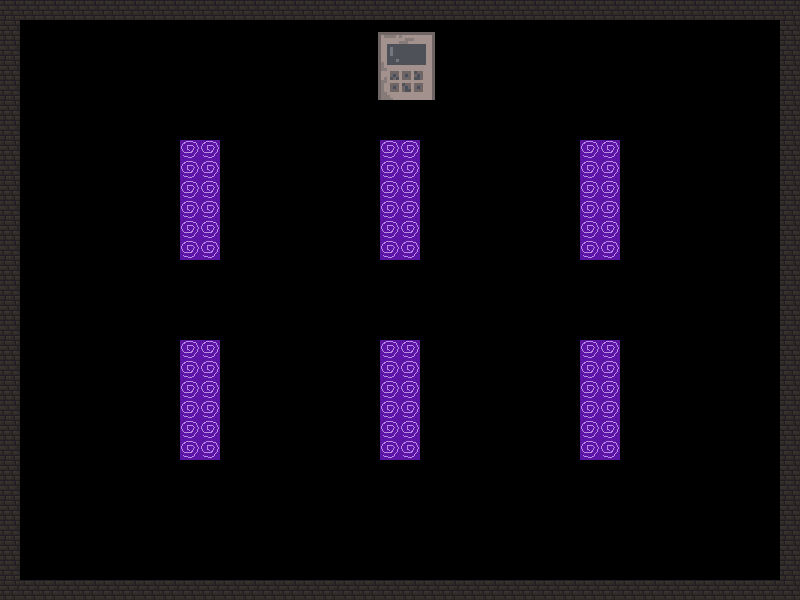

A 2D game scene composited from a Tiled map and its tileset images. What follows is a short description and the map's XML, with every tile layer's data as written:
An orthogonal 40x30 tile map with 20x20 px tiles, 3 tile layers (Border, Teleport, Console), 4 tilesets.

<map version="1.10" tiledversion="1.10.2" orientation="orthogonal" renderorder="right-down" width="40" height="30" tilewidth="20" tileheight="20" infinite="0" nextlayerid="4" nextobjectid="1">
 <tileset firstgid="1" source="../Room 1/dark brick.tsx" />
 <tileset firstgid="2" source="../Room 1/teleportation.tsx" />
 <tileset firstgid="3" source="console.tsx" />
 <tileset firstgid="4" source="80 Keypad.tsx" />
 <layer id="1" name="Border" width="40" height="30">
  <data encoding="csv">
1,1,1,1,1,1,1,1,1,1,1,1,1,1,1,1,1,1,1,1,1,1,1,1,1,1,1,1,1,1,1,1,1,1,1,1,1,1,1,1,
1,0,0,0,0,0,0,0,0,0,0,0,0,0,0,0,0,0,0,0,0,0,0,0,0,0,0,0,0,0,0,0,0,0,0,0,0,0,0,1,
1,0,0,0,0,0,0,0,0,0,0,0,0,0,0,0,0,0,0,0,0,0,0,0,0,0,0,0,0,0,0,0,0,0,0,0,0,0,0,1,
1,0,0,0,0,0,0,0,0,0,0,0,0,0,0,0,0,0,0,0,0,0,0,0,0,0,0,0,0,0,0,0,0,0,0,0,0,0,0,1,
1,0,0,0,0,0,0,0,0,0,0,0,0,0,0,0,0,0,0,0,0,0,0,0,0,0,0,0,0,0,0,0,0,0,0,0,0,0,0,1,
1,0,0,0,0,0,0,0,0,0,0,0,0,0,0,0,0,0,0,0,0,0,0,0,0,0,0,0,0,0,0,0,0,0,0,0,0,0,0,1,
1,0,0,0,0,0,0,0,0,0,0,0,0,0,0,0,0,0,0,0,0,0,0,0,0,0,0,0,0,0,0,0,0,0,0,0,0,0,0,1,
1,0,0,0,0,0,0,0,0,0,0,0,0,0,0,0,0,0,0,0,0,0,0,0,0,0,0,0,0,0,0,0,0,0,0,0,0,0,0,1,
1,0,0,0,0,0,0,0,0,0,0,0,0,0,0,0,0,0,0,0,0,0,0,0,0,0,0,0,0,0,0,0,0,0,0,0,0,0,0,1,
1,0,0,0,0,0,0,0,0,0,0,0,0,0,0,0,0,0,0,0,0,0,0,0,0,0,0,0,0,0,0,0,0,0,0,0,0,0,0,1,
1,0,0,0,0,0,0,0,0,0,0,0,0,0,0,0,0,0,0,0,0,0,0,0,0,0,0,0,0,0,0,0,0,0,0,0,0,0,0,1,
1,0,0,0,0,0,0,0,0,0,0,0,0,0,0,0,0,0,0,0,0,0,0,0,0,0,0,0,0,0,0,0,0,0,0,0,0,0,0,1,
1,0,0,0,0,0,0,0,0,0,0,0,0,0,0,0,0,0,0,0,0,0,0,0,0,0,0,0,0,0,0,0,0,0,0,0,0,0,0,1,
1,0,0,0,0,0,0,0,0,0,0,0,0,0,0,0,0,0,0,0,0,0,0,0,0,0,0,0,0,0,0,0,0,0,0,0,0,0,0,1,
1,0,0,0,0,0,0,0,0,0,0,0,0,0,0,0,0,0,0,0,0,0,0,0,0,0,0,0,0,0,0,0,0,0,0,0,0,0,0,1,
1,0,0,0,0,0,0,0,0,0,0,0,0,0,0,0,0,0,0,0,0,0,0,0,0,0,0,0,0,0,0,0,0,0,0,0,0,0,0,1,
1,0,0,0,0,0,0,0,0,0,0,0,0,0,0,0,0,0,0,0,0,0,0,0,0,0,0,0,0,0,0,0,0,0,0,0,0,0,0,1,
1,0,0,0,0,0,0,0,0,0,0,0,0,0,0,0,0,0,0,0,0,0,0,0,0,0,0,0,0,0,0,0,0,0,0,0,0,0,0,1,
1,0,0,0,0,0,0,0,0,0,0,0,0,0,0,0,0,0,0,0,0,0,0,0,0,0,0,0,0,0,0,0,0,0,0,0,0,0,0,1,
1,0,0,0,0,0,0,0,0,0,0,0,0,0,0,0,0,0,0,0,0,0,0,0,0,0,0,0,0,0,0,0,0,0,0,0,0,0,0,1,
1,0,0,0,0,0,0,0,0,0,0,0,0,0,0,0,0,0,0,0,0,0,0,0,0,0,0,0,0,0,0,0,0,0,0,0,0,0,0,1,
1,0,0,0,0,0,0,0,0,0,0,0,0,0,0,0,0,0,0,0,0,0,0,0,0,0,0,0,0,0,0,0,0,0,0,0,0,0,0,1,
1,0,0,0,0,0,0,0,0,0,0,0,0,0,0,0,0,0,0,0,0,0,0,0,0,0,0,0,0,0,0,0,0,0,0,0,0,0,0,1,
1,0,0,0,0,0,0,0,0,0,0,0,0,0,0,0,0,0,0,0,0,0,0,0,0,0,0,0,0,0,0,0,0,0,0,0,0,0,0,1,
1,0,0,0,0,0,0,0,0,0,0,0,0,0,0,0,0,0,0,0,0,0,0,0,0,0,0,0,0,0,0,0,0,0,0,0,0,0,0,1,
1,0,0,0,0,0,0,0,0,0,0,0,0,0,0,0,0,0,0,0,0,0,0,0,0,0,0,0,0,0,0,0,0,0,0,0,0,0,0,1,
1,0,0,0,0,0,0,0,0,0,0,0,0,0,0,0,0,0,0,0,0,0,0,0,0,0,0,0,0,0,0,0,0,0,0,0,0,0,0,1,
1,0,0,0,0,0,0,0,0,0,0,0,0,0,0,0,0,0,0,0,0,0,0,0,0,0,0,0,0,0,0,0,0,0,0,0,0,0,0,1,
1,0,0,0,0,0,0,0,0,0,0,0,0,0,0,0,0,0,0,0,0,0,0,0,0,0,0,0,0,0,0,0,0,0,0,0,0,0,0,1,
1,1,1,1,1,1,1,1,1,1,1,1,1,1,1,1,1,1,1,1,1,1,1,1,1,1,1,1,1,1,1,1,1,1,1,1,1,1,1,1
</data>
 </layer>
 <layer id="2" name="Teleport" width="40" height="30">
  <data encoding="csv">
0,0,0,0,0,0,0,0,0,0,0,0,0,0,0,0,0,0,0,0,0,0,0,0,0,0,0,0,0,0,0,0,0,0,0,0,0,0,0,0,
0,0,0,0,0,0,0,0,0,0,0,0,0,0,0,0,0,0,0,0,0,0,0,0,0,0,0,0,0,0,0,0,0,0,0,0,0,0,0,0,
0,0,0,0,0,0,0,0,0,0,0,0,0,0,0,0,0,0,0,0,0,0,0,0,0,0,0,0,0,0,0,0,0,0,0,0,0,0,0,0,
0,0,0,0,0,0,0,0,0,0,0,0,0,0,0,0,0,0,0,0,0,0,0,0,0,0,0,0,0,0,0,0,0,0,0,0,0,0,0,0,
0,0,0,0,0,0,0,0,0,0,0,0,0,0,0,0,0,0,0,0,0,0,0,0,0,0,0,0,0,0,0,0,0,0,0,0,0,0,0,0,
0,0,0,0,0,0,0,0,0,0,0,0,0,0,0,0,0,0,0,0,0,0,0,0,0,0,0,0,0,0,0,0,0,0,0,0,0,0,0,0,
0,0,0,0,0,0,0,0,0,0,0,0,0,0,0,0,0,0,0,0,0,0,0,0,0,0,0,0,0,0,0,0,0,0,0,0,0,0,0,0,
0,0,0,0,0,0,0,0,0,2,2,0,0,0,0,0,0,0,0,2,2,0,0,0,0,0,0,0,0,2,2,0,0,0,0,0,0,0,0,0,
0,0,0,0,0,0,0,0,0,2,2,0,0,0,0,0,0,0,0,2,2,0,0,0,0,0,0,0,0,2,2,0,0,0,0,0,0,0,0,0,
0,0,0,0,0,0,0,0,0,2,2,0,0,0,0,0,0,0,0,2,2,0,0,0,0,0,0,0,0,2,2,0,0,0,0,0,0,0,0,0,
0,0,0,0,0,0,0,0,0,2,2,0,0,0,0,0,0,0,0,2,2,0,0,0,0,0,0,0,0,2,2,0,0,0,0,0,0,0,0,0,
0,0,0,0,0,0,0,0,0,2,2,0,0,0,0,0,0,0,0,2,2,0,0,0,0,0,0,0,0,2,2,0,0,0,0,0,0,0,0,0,
0,0,0,0,0,0,0,0,0,2,2,0,0,0,0,0,0,0,0,2,2,0,0,0,0,0,0,0,0,2,2,0,0,0,0,0,0,0,0,0,
0,0,0,0,0,0,0,0,0,0,0,0,0,0,0,0,0,0,0,0,0,0,0,0,0,0,0,0,0,0,0,0,0,0,0,0,0,0,0,0,
0,0,0,0,0,0,0,0,0,0,0,0,0,0,0,0,0,0,0,0,0,0,0,0,0,0,0,0,0,0,0,0,0,0,0,0,0,0,0,0,
0,0,0,0,0,0,0,0,0,0,0,0,0,0,0,0,0,0,0,0,0,0,0,0,0,0,0,0,0,0,0,0,0,0,0,0,0,0,0,0,
0,0,0,0,0,0,0,0,0,0,0,0,0,0,0,0,0,0,0,0,0,0,0,0,0,0,0,0,0,0,0,0,0,0,0,0,0,0,0,0,
0,0,0,0,0,0,0,0,0,2,2,0,0,0,0,0,0,0,0,2,2,0,0,0,0,0,0,0,0,2,2,0,0,0,0,0,0,0,0,0,
0,0,0,0,0,0,0,0,0,2,2,0,0,0,0,0,0,0,0,2,2,0,0,0,0,0,0,0,0,2,2,0,0,0,0,0,0,0,0,0,
0,0,0,0,0,0,0,0,0,2,2,0,0,0,0,0,0,0,0,2,2,0,0,0,0,0,0,0,0,2,2,0,0,0,0,0,0,0,0,0,
0,0,0,0,0,0,0,0,0,2,2,0,0,0,0,0,0,0,0,2,2,0,0,0,0,0,0,0,0,2,2,0,0,0,0,0,0,0,0,0,
0,0,0,0,0,0,0,0,0,2,2,0,0,0,0,0,0,0,0,2,2,0,0,0,0,0,0,0,0,2,2,0,0,0,0,0,0,0,0,0,
0,0,0,0,0,0,0,0,0,2,2,0,0,0,0,0,0,0,0,2,2,0,0,0,0,0,0,0,0,2,2,0,0,0,0,0,0,0,0,0,
0,0,0,0,0,0,0,0,0,0,0,0,0,0,0,0,0,0,0,0,0,0,0,0,0,0,0,0,0,0,0,0,0,0,0,0,0,0,0,0,
0,0,0,0,0,0,0,0,0,0,0,0,0,0,0,0,0,0,0,0,0,0,0,0,0,0,0,0,0,0,0,0,0,0,0,0,0,0,0,0,
0,0,0,0,0,0,0,0,0,0,0,0,0,0,0,0,0,0,0,0,0,0,0,0,0,0,0,0,0,0,0,0,0,0,0,0,0,0,0,0,
0,0,0,0,0,0,0,0,0,0,0,0,0,0,0,0,0,0,0,0,0,0,0,0,0,0,0,0,0,0,0,0,0,0,0,0,0,0,0,0,
0,0,0,0,0,0,0,0,0,0,0,0,0,0,0,0,0,0,0,0,0,0,0,0,0,0,0,0,0,0,0,0,0,0,0,0,0,0,0,0,
0,0,0,0,0,0,0,0,0,0,0,0,0,0,0,0,0,0,0,0,0,0,0,0,0,0,0,0,0,0,0,0,0,0,0,0,0,0,0,0,
0,0,0,0,0,0,0,0,0,0,0,0,0,0,0,0,0,0,0,0,0,0,0,0,0,0,0,0,0,0,0,0,0,0,0,0,0,0,0,0
</data>
 </layer>
 <layer id="3" name="Console" width="40" height="30">
  <data encoding="csv">
0,0,0,0,0,0,0,0,0,0,0,0,0,0,0,0,0,0,0,0,0,0,0,0,0,0,0,0,0,0,0,0,0,0,0,0,0,0,0,0,
0,0,0,0,0,0,0,0,0,0,0,0,0,0,0,0,0,0,0,0,0,0,0,0,0,0,0,0,0,0,0,0,0,0,0,0,0,0,0,0,
0,0,0,0,0,0,0,0,0,0,0,0,0,0,0,0,0,0,0,0,0,0,0,0,0,0,0,0,0,0,0,0,0,0,0,0,0,0,0,0,
0,0,0,0,0,0,0,0,0,0,0,0,0,0,0,0,0,0,0,0,0,0,0,0,0,0,0,0,0,0,0,0,0,0,0,0,0,0,0,0,
0,0,0,0,0,0,0,0,0,0,0,0,0,0,0,0,0,0,4,0,0,0,0,0,0,0,0,0,0,0,0,0,0,0,0,0,0,0,0,0,
0,0,0,0,0,0,0,0,0,0,0,0,0,0,0,0,0,0,0,0,0,0,0,0,0,0,0,0,0,0,0,0,0,0,0,0,0,0,0,0,
0,0,0,0,0,0,0,0,0,0,0,0,0,0,0,0,0,0,0,0,0,0,0,0,0,0,0,0,0,0,0,0,0,0,0,0,0,0,0,0,
0,0,0,0,0,0,0,0,0,0,0,0,0,0,0,0,0,0,0,0,0,0,0,0,0,0,0,0,0,0,0,0,0,0,0,0,0,0,0,0,
0,0,0,0,0,0,0,0,0,0,0,0,0,0,0,0,0,0,0,0,0,0,0,0,0,0,0,0,0,0,0,0,0,0,0,0,0,0,0,0,
0,0,0,0,0,0,0,0,0,0,0,0,0,0,0,0,0,0,0,0,0,0,0,0,0,0,0,0,0,0,0,0,0,0,0,0,0,0,0,0,
0,0,0,0,0,0,0,0,0,0,0,0,0,0,0,0,0,0,0,0,0,0,0,0,0,0,0,0,0,0,0,0,0,0,0,0,0,0,0,0,
0,0,0,0,0,0,0,0,0,0,0,0,0,0,0,0,0,0,0,0,0,0,0,0,0,0,0,0,0,0,0,0,0,0,0,0,0,0,0,0,
0,0,0,0,0,0,0,0,0,0,0,0,0,0,0,0,0,0,0,0,0,0,0,0,0,0,0,0,0,0,0,0,0,0,0,0,0,0,0,0,
0,0,0,0,0,0,0,0,0,0,0,0,0,0,0,0,0,0,0,0,0,0,0,0,0,0,0,0,0,0,0,0,0,0,0,0,0,0,0,0,
0,0,0,0,0,0,0,0,0,0,0,0,0,0,0,0,0,0,0,0,0,0,0,0,0,0,0,0,0,0,0,0,0,0,0,0,0,0,0,0,
0,0,0,0,0,0,0,0,0,0,0,0,0,0,0,0,0,0,0,0,0,0,0,0,0,0,0,0,0,0,0,0,0,0,0,0,0,0,0,0,
0,0,0,0,0,0,0,0,0,0,0,0,0,0,0,0,0,0,0,0,0,0,0,0,0,0,0,0,0,0,0,0,0,0,0,0,0,0,0,0,
0,0,0,0,0,0,0,0,0,0,0,0,0,0,0,0,0,0,0,0,0,0,0,0,0,0,0,0,0,0,0,0,0,0,0,0,0,0,0,0,
0,0,0,0,0,0,0,0,0,0,0,0,0,0,0,0,0,0,0,0,0,0,0,0,0,0,0,0,0,0,0,0,0,0,0,0,0,0,0,0,
0,0,0,0,0,0,0,0,0,0,0,0,0,0,0,0,0,0,0,0,0,0,0,0,0,0,0,0,0,0,0,0,0,0,0,0,0,0,0,0,
0,0,0,0,0,0,0,0,0,0,0,0,0,0,0,0,0,0,0,0,0,0,0,0,0,0,0,0,0,0,0,0,0,0,0,0,0,0,0,0,
0,0,0,0,0,0,0,0,0,0,0,0,0,0,0,0,0,0,0,0,0,0,0,0,0,0,0,0,0,0,0,0,0,0,0,0,0,0,0,0,
0,0,0,0,0,0,0,0,0,0,0,0,0,0,0,0,0,0,0,0,0,0,0,0,0,0,0,0,0,0,0,0,0,0,0,0,0,0,0,0,
0,0,0,0,0,0,0,0,0,0,0,0,0,0,0,0,0,0,0,0,0,0,0,0,0,0,0,0,0,0,0,0,0,0,0,0,0,0,0,0,
0,0,0,0,0,0,0,0,0,0,0,0,0,0,0,0,0,0,0,0,0,0,0,0,0,0,0,0,0,0,0,0,0,0,0,0,0,0,0,0,
0,0,0,0,0,0,0,0,0,0,0,0,0,0,0,0,0,0,0,0,0,0,0,0,0,0,0,0,0,0,0,0,0,0,0,0,0,0,0,0,
0,0,0,0,0,0,0,0,0,0,0,0,0,0,0,0,0,0,0,0,0,0,0,0,0,0,0,0,0,0,0,0,0,0,0,0,0,0,0,0,
0,0,0,0,0,0,0,0,0,0,0,0,0,0,0,0,0,0,0,0,0,0,0,0,0,0,0,0,0,0,0,0,0,0,0,0,0,0,0,0,
0,0,0,0,0,0,0,0,0,0,0,0,0,0,0,0,0,0,0,0,0,0,0,0,0,0,0,0,0,0,0,0,0,0,0,0,0,0,0,0,
0,0,0,0,0,0,0,0,0,0,0,0,0,0,0,0,0,0,0,0,0,0,0,0,0,0,0,0,0,0,0,0,0,0,0,0,0,0,0,0
</data>
 </layer>
</map>
